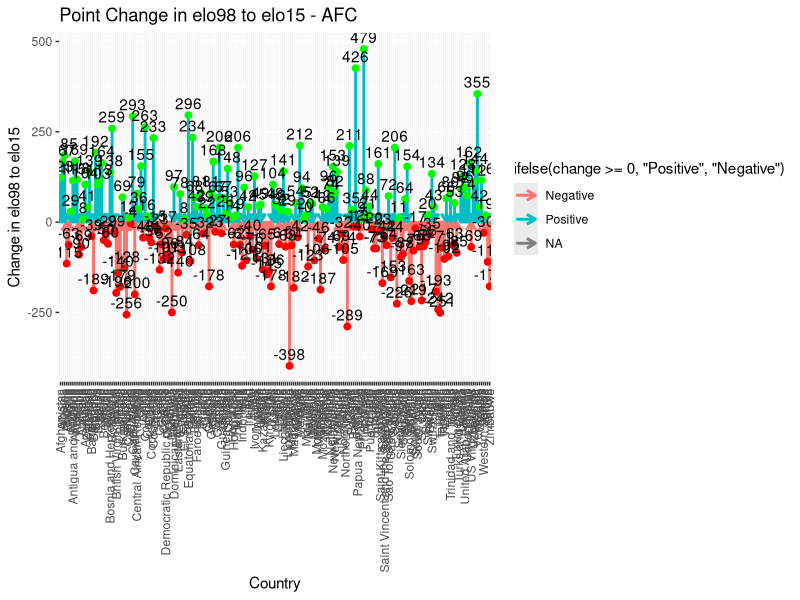
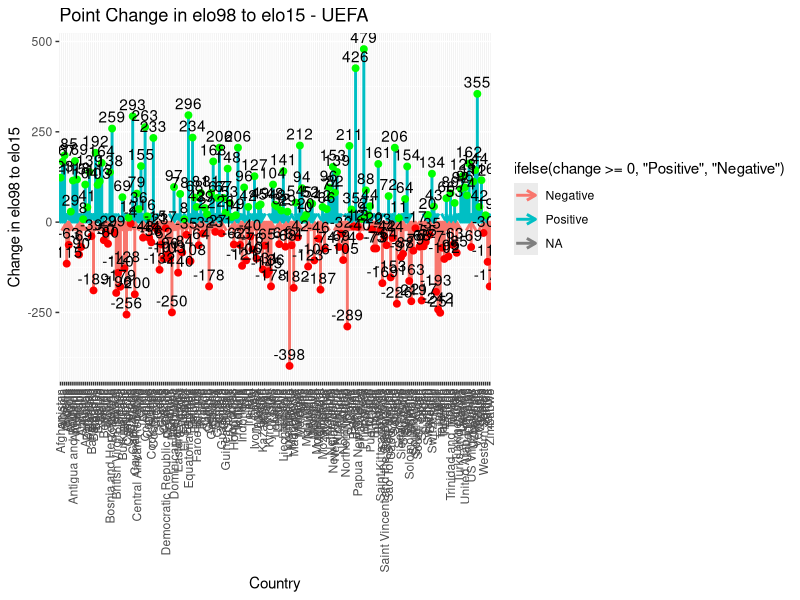
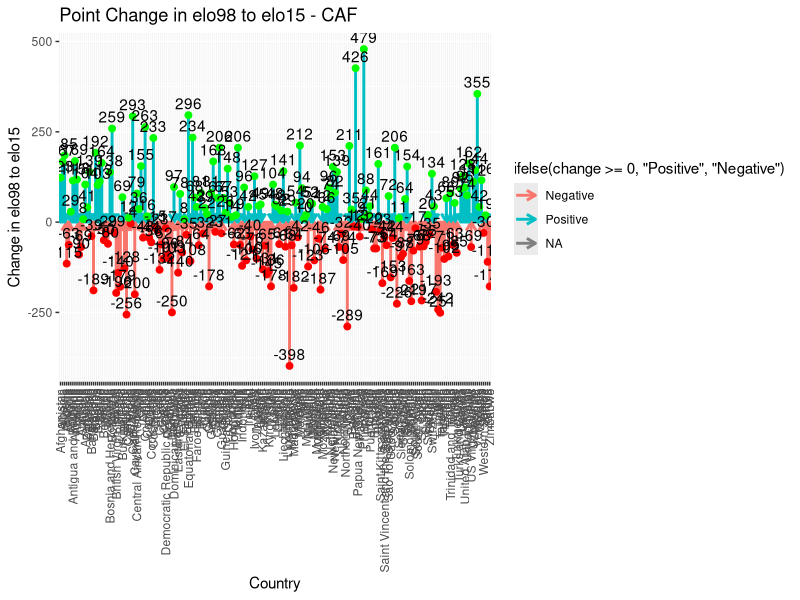
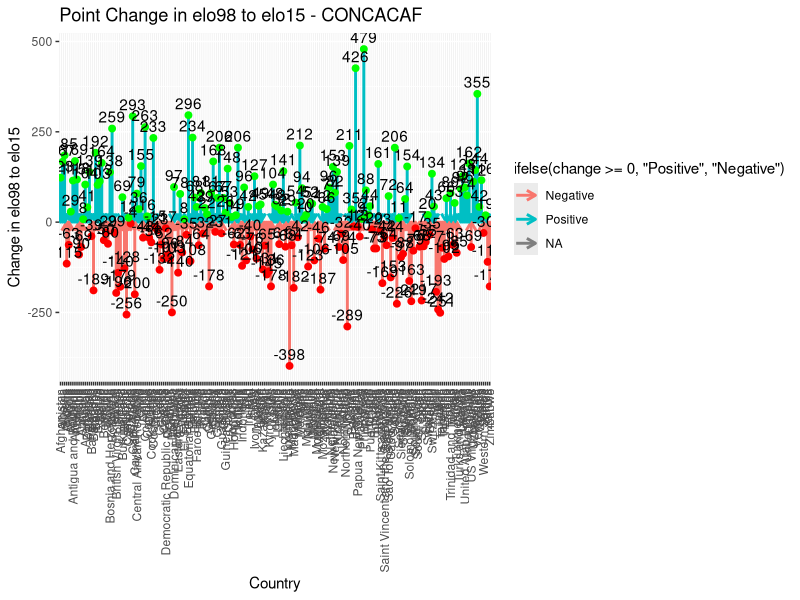
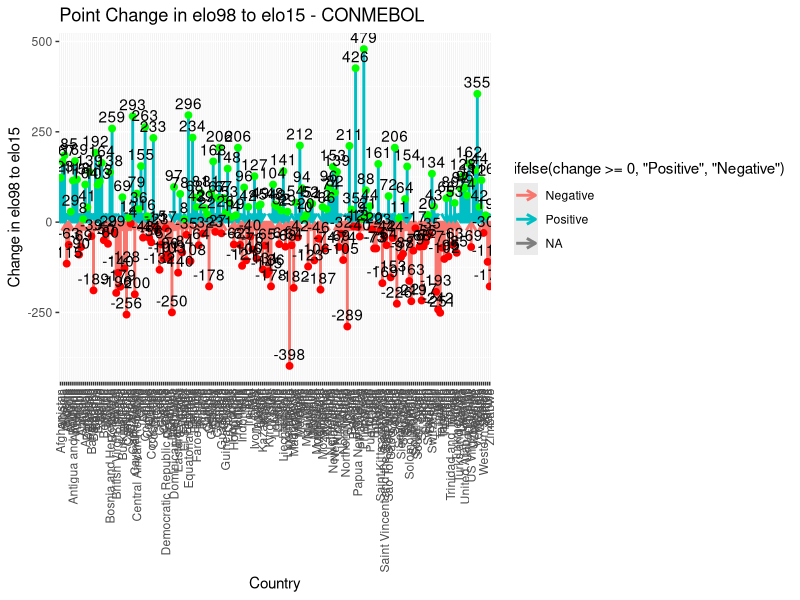
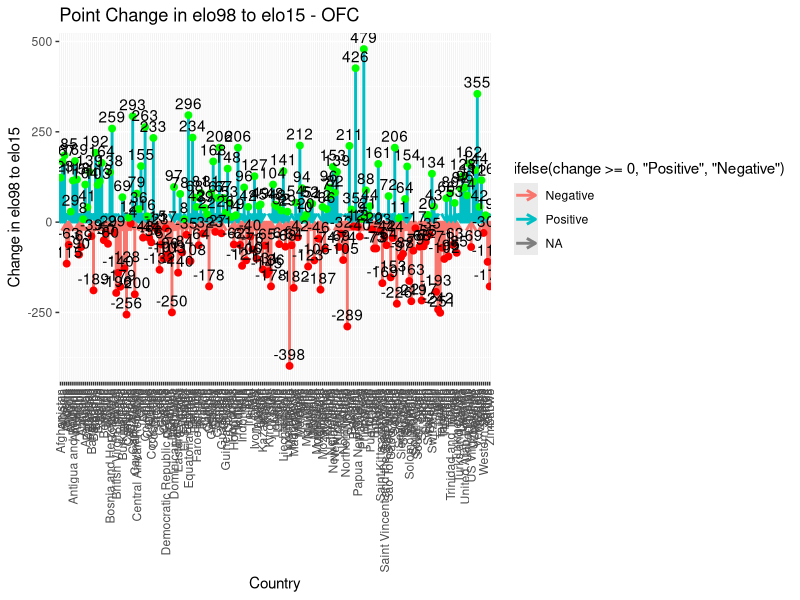
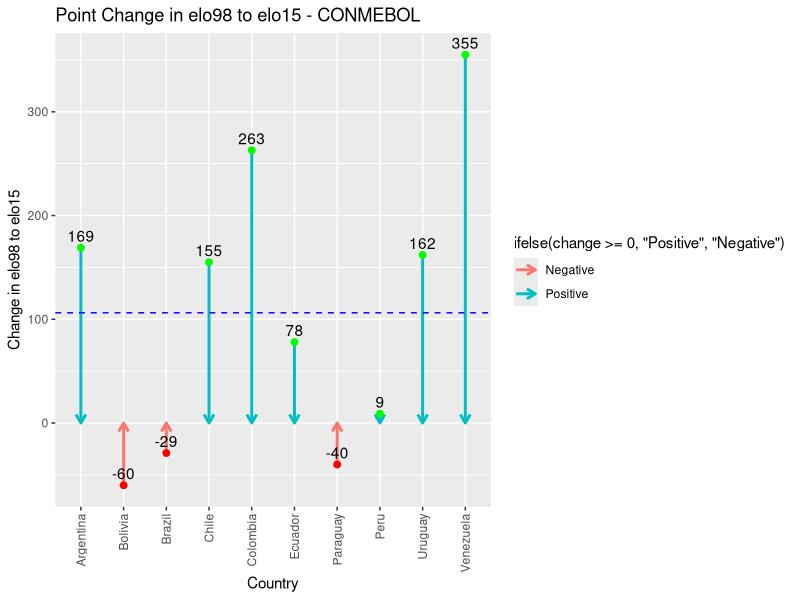
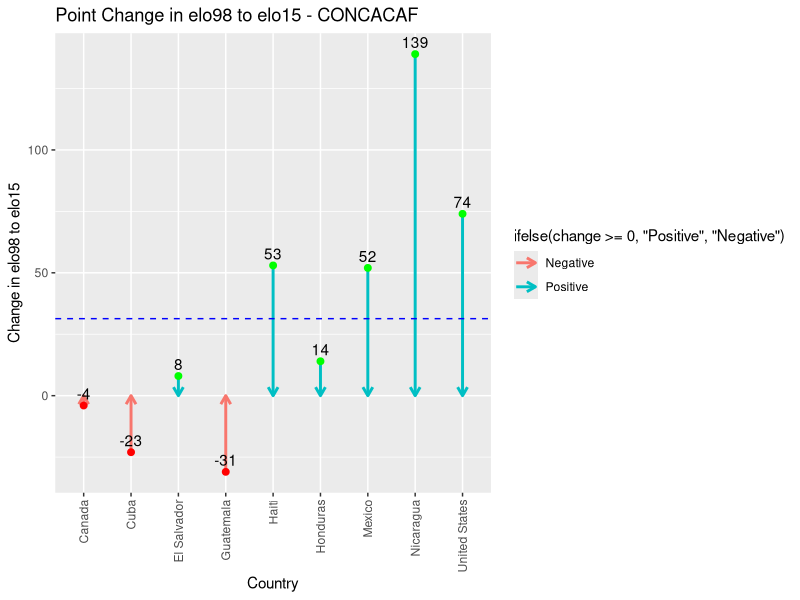

Reproduce these figures in R, in order. (Note: this script raises an error after producing the figures.)
## ---- chunk 1
library(ggplot2)

# Load the data
elodata <- read.csv("elo_blatter.csv")

# Calculate the point change in elo98 to elo15
elodata$change <- elodata$elo15 - elodata$elo98

# Function to create a graph for each confederation
create_confederation_graph <- function(confederation) {
  conf_data <- subset(elodata, confederation == confederation)
  conf_data <- conf_data[order(conf_data$country, decreasing = TRUE), ]  # Sort by descending alphabetical order
  
  # Calculate average change for the confederation
  avg_change <- mean(conf_data$change)
  
  # Create the plot
  p <- ggplot(conf_data, aes(x = country, y = change)) +
    geom_segment(aes(xend = country, yend = 0, color = ifelse(change >= 0, "Positive", "Negative")),
                 arrow = arrow(length = unit(0.25, "cm")), size = 1) +
    geom_point(color = ifelse(conf_data$change >= 0, "green", "red"), size = 2) +
    geom_text(aes(label = change), vjust = -0.5) +
    geom_hline(yintercept = avg_change, linetype = "dashed", color = "blue") +
    labs(title = paste("Point Change in elo98 to elo15 -", confederation),
         x = "Country", y = "Change in elo98 to elo15") +
    theme(axis.text.x = element_text(angle = 90, vjust = 0.5, hjust=1))
  
  print(p)
}

# Create graphs for each confederation
confederations <- unique(elodata$confederation)
for (conf in confederations) {
  create_confederation_graph(conf)
}
## ---- chunk 2
library(ggplot2)

# Load the data
elodata <- read.csv("elo_blatter.csv")

# Filter data for specified countries in each confederation
conmebol_countries <- c("Brazil", "Colombia", "Argentina", "Peru", "Venezuela", "Chile", "Ecuador", "Bolivia", "Paraguay", "Uruguay")
conmebol_data <- subset(elodata, confederation == "CONMEBOL" & country %in% conmebol_countries)

concacaf_countries <- c("United States", "Mexico", "Canada", "Guatemala", "Cuba", "Dominican Rep.", "Haiti", "Honduras", "El Salvador", "Nicaragua")
concacaf_data <- subset(elodata, confederation == "CONCACAF" & country %in% concacaf_countries)

afc_countries <- c("China", "India", "Indonesia", "Pakistan", "Bangladesh", "Japan", "Philippines", "Vietnam", "Iran", "Thailand")
afc_data <- subset(elodata, confederation == "AFC" & country %in% afc_countries)

uefa_countries <- c("Russia", "Germany", "Turkey", "France", "Italy", "England", "Ukraine", "Spain", "Poland", "Romania")
uefa_data <- subset(elodata, confederation == "UEFA" & country %in% uefa_countries)

caf_countries <- c("Nigeria", "Ethiopia", "Egypt", "Dem.Rep.Congo", "South Africa", "Tanzania", "Kenya", "Algeria", "Sudan", "Morocco")
caf_data <- subset(elodata, confederation == "CAF" & country %in% caf_countries)

ofc_countries <- c("Papua New Guinea", "New Zealand", "Fiji", "Solomon Islands", "New Caledonia", "Vanuatu", "Samoa", "Tahiti", "Tonga", "American Samoa")
ofc_data <- subset(elodata, confederation == "OFC" & country %in% ofc_countries)

# Combine filtered data
filtered_data <- rbind(conmebol_data, concacaf_data, afc_data, uefa_data, caf_data, ofc_data)

# Calculate the point change in elo98 to elo15
filtered_data$change <- filtered_data$elo15 - filtered_data$elo98

# Function to create a graph for each confederation
create_confederation_graph <- function(confederation, data) {
  conf_data <- data
  
  # Calculate average change for the confederation
  avg_change <- mean(conf_data$change)
  
  # Create the plot
  p <- ggplot(conf_data, aes(x = country, y = change)) +
    geom_segment(aes(xend = country, yend = 0, color = ifelse(change >= 0, "Positive", "Negative")),
                 arrow = arrow(length = unit(0.25, "cm")), size = 1) +
    geom_point(color = ifelse(conf_data$change >= 0, "green", "red"), size = 2) +
    geom_text(aes(label = change), vjust = -0.5) +
    geom_hline(yintercept = avg_change, linetype = "dashed", color = "blue") +
    labs(title = paste("Point Change in elo98 to elo15 -", confederation),
         x = "Country", y = "Change in elo98 to elo15") +
    theme(axis.text.x = element_text(angle = 90, vjust = 0.5, hjust=1))
  
  print(p)
}

# Create graphs for each confederation
confederations <- unique(filtered_data$confederation)
for (conf in confederations) {
  create_confederation_graph(conf, subset(filtered_data, confederation == conf))
}
## ---- chunk 3
library(ggplot2)

# Load the data
elodata <- read.csv("elo_blatter.csv")

# Filter data for specified countries in each confederation
conmebol_countries <- c("Brazil", "Colombia", "Argentina", "Peru", "Venezuela", "Chile", "Ecuador", "Bolivia", "Paraguay", "Uruguay")
conmebol_data <- subset(elodata, confederation == "CONMEBOL" & country %in% conmebol_countries)

concacaf_countries <- c("United States", "Mexico", "Canada", "Guatemala", "Cuba", "Dominican Rep.", "Haiti", "Honduras", "El Salvador", "Nicaragua")
concacaf_data <- subset(elodata, confederation == "CONCACAF" & country %in% concacaf_countries)

afc_countries <- c("China", "India", "Indonesia", "Pakistan", "Bangladesh", "Japan", "Philippines", "Vietnam", "Iran", "Thailand")
afc_data <- subset(elodata, confederation == "AFC" & country %in% afc_countries)

uefa_countries <- c("Russia", "Germany", "Turkey", "France", "Italy", "England", "Ukraine", "Spain", "Poland", "Romania")
uefa_data <- subset(elodata, confederation == "UEFA" & country %in% uefa_countries)

caf_countries <- c("Nigeria", "Ethiopia", "Egypt", "Dem.Rep.Congo", "South Africa", "Tanzania", "Kenya", "Algeria", "Sudan", "Morocco")
caf_data <- subset(elodata, confederation == "CAF" & country %in% caf_countries)

ofc_countries <- c("Papua New Guinea", "New Zealand", "Fiji", "Solomon Islands", "New Caledonia", "Vanuatu", "Samoa", "Tahiti", "Tonga", "American Samoa")
ofc_data <- subset(elodata, confederation == "OFC" & country %in% ofc_countries)

# Combine filtered data
filtered_data <- rbind(conmebol_data, concacaf_data, afc_data, uefa_data, caf_data, ofc_data)

# Calculate the point change in elo98 to elo15
filtered_data$change <- filtered_data$elo15 - filtered_data$elo98

# Function to create a graph for each confederation
create_confederation_graph <- function(confederation, data) {
  conf_data <- data
  
  # Create the plot
  p <- ggplot(conf_data, aes(x = elo98, y = country, xend = elo15, yend = country, color = ifelse(change >= 0, "Positive", "Negative"))) +
    geom_segment(arrow = arrow(length = unit(0.25, "cm")), size = 1) +
    geom_point(color = ifelse(conf_data$change >= 0, "green", "red"), size = 2) +
    labs(title = paste("Point Change in elo98 to elo15 -", confederation),
         x = "elo98", y = "Country") +
    scale_x_continuous(limits = c(500, 2000), breaks = seq(500, 2000, by = 500)) +
    theme_minimal() +
    theme(axis.text.x = element_text(angle = 90, vjust = 0.5, hjust=1))
  
  print(p)
}

# Create graphs for each confederation
confederations <- unique(filtered_data$confederation)
for (conf in confederations) {
  create_confederation_graph(conf, subset(filtered_data, confederation == conf))
}
## ---- chunk 4
library(ggplot2)
library(dplyr)

# Load the data
elodata <- read.csv("elo_blatter.csv")

# Filter data for specified countries in each confederation
conmebol_countries <- c("Brazil", "Colombia", "Argentina", "Peru", "Venezuela", "Chile", "Ecuador", "Bolivia", "Paraguay", "Uruguay")
conmebol_data <- subset(elodata, confederation == "CONMEBOL" & country %in% conmebol_countries)

concacaf_countries <- c("United States", "Mexico", "Canada", "Guatemala", "Cuba", "Dominican Rep.", "Haiti", "Honduras", "El Salvador", "Nicaragua")
concacaf_data <- subset(elodata, confederation == "CONCACAF" & country %in% concacaf_countries)

afc_countries <- c("China", "India", "Indonesia", "Pakistan", "Bangladesh", "Japan", "Philippines", "Vietnam", "Iran", "Thailand")
afc_data <- subset(elodata, confederation == "AFC" & country %in% afc_countries)

uefa_countries <- c("Russia", "Germany", "Turkey", "France", "Italy", "England", "Ukraine", "Spain", "Poland", "Romania")
uefa_data <- subset(elodata, confederation == "UEFA" & country %in% uefa_countries)

caf_countries <- c("Nigeria", "Ethiopia", "Egypt", "Dem.Rep.Congo", "South Africa", "Tanzania", "Kenya", "Algeria", "Sudan", "Morocco")
caf_data <- subset(elodata, confederation == "CAF" & country %in% caf_countries)

ofc_countries <- c("Papua New Guinea", "New Zealand", "Fiji", "Solomon Islands", "New Caledonia", "Vanuatu", "Samoa", "Tahiti", "Tonga", "American Samoa")
ofc_data <- subset(elodata, confederation == "OFC" & country %in% ofc_countries)

# Combine filtered data
filtered_data <- rbind(conmebol_data, concacaf_data, afc_data, uefa_data, caf_data, ofc_data)

# Calculate the point change in elo98 to elo15
filtered_data$change <- filtered_data$elo15 - filtered_data$elo98

# Calculate average changes for each confederation
conf_avg_changes <- filtered_data %>%
  group_by(confederation) %>%
  summarise(avg_change = mean(change, na.rm = TRUE))

# Function to create a graph for each confederation
create_confederation_graph <- function(confederation, data) {
  conf_data <- data
  avg_change <- conf_avg_changes$avg_change[conf_avg_changes$confederation == confederation]
  
  # Create the plot
  p <- ggplot(conf_data, aes(x = elo98, y = country, xend = elo15, yend = country, color = ifelse(change >= 0, "Positive", "Negative"))) +
    geom_segment(arrow = arrow(type = "closed", length = unit(0.25, "cm")), size = 1) +
    labs(title = paste("-", confederation),
         x = "Change in Elo", y = "Country") +
    scale_color_manual(values = c("Positive" = "green", "Negative" = "red")) +
    scale_x_continuous(limits = c(500, 2000), breaks = seq(500, 2000, by = 500)) +
    theme_minimal() +
    theme(axis.text.x = element_text(angle = 90, vjust = 0.5, hjust=1)) +
   annotate("text", x = 500, y = -Inf, vjust = 0, hjust = 0, label = paste("Average Change:", ifelse(avg_change > 0, "+", "-"), round(abs(avg_change), 2)), color = "grey")
  
  print(p)
}

# Create graphs for each confederation
confederations <- unique(filtered_data$confederation)
for (conf in confederations) {
  create_confederation_graph(conf, subset(filtered_data, confederation == conf))
}
## ---- chunk 5
knitr::include_graphics("BlatterGraph.png")
## ---- chunk 6
#Load the flextable package

library(flextable)

# Assuming your data frame is named elodata
# If not, replace elodata with the name of your data frame
# Assuming the first row of your data frame contains column names

# Create a flextable object
ft <- flextable(elodata)

# Display the flextable
ft
## ---- chunk 7
#Load the flextable package
library(flextable)

# Assuming your data frame is named elodata
# If not, replace elodata with the name of your data frame

# Subset the data frame to include only the desired columns
selected_columns <- c("country", "elo98", "elo15", "confederation")
subset_data <- elodata[selected_columns]

# Create a flextable object from the subsetted data frame
ft <- flextable(subset_data)

# Display the flextable
ft
## ---- chunk 8
# Load the flextable package
library(flextable)

# Filter the data frame to include only the relevant countries
selected_countries <- c("Brazil", "Colombia", "Argentina", "Peru", "Venezuela", 
                        "Chile", "Ecuador", "Bolivia", "Paraguay", "Uruguay",
                        "United States", "Mexico", "Canada", "Guatemala", "Cuba",
                        "Dominican Rep.", "Haiti", "Honduras", "El Salvador", "Nicaragua",
                        "China", "India", "Indonesia", "Pakistan", "Bangladesh",
                        "Japan", "Philippines", "Vietnam", "Iran", "Thailand",
                        "Russia", "Germany", "Turkey", "France", "Italy",
                        "England", "Ukraine", "Spain", "Poland", "Romania",
                        "Nigeria", "Ethiopia", "Egypt", "Dem. Rep. Congo", "South Africa",
                        "Tanzania", "Kenya", "Algeria", "Sudan", "Morocco",
                        "Papua New Guinea", "New Zealand", "Fiji", "Solomon Islands", "New Caledonia",
                        "Vanuatu", "Samoa", "Tahiti", "Tonga", "American Samoa")
filtered_data <- elodata[elodata$country %in% selected_countries,]

# Order the filtered data frame by confederation
ordered_data <- filtered_data[order(filtered_data$confederation),]

# Subset the ordered data frame to include only the desired columns
selected_columns <- c("country", "elo98", "elo15", "confederation")
subset_data <- ordered_data[selected_columns]

# Create a flextable object from the subsetted data frame
ft <- flextable(subset_data)

# Display the flextable
ft
## ---- chunk 9
library(flextable)

# Filter the data frame to include only the relevant countries
selected_countries <- c("Brazil", "Colombia", "Argentina", "Peru", "Venezuela", 
                        "Chile", "Ecuador", "Bolivia", "Paraguay", "Uruguay",
                        "United States", "Mexico", "Canada", "Guatemala", "Cuba",
                        "Dominican Rep.", "Haiti", "Honduras", "El Salvador", "Nicaragua",
                        "China", "India", "Indonesia", "Pakistan", "Bangladesh",
                        "Japan", "Philippines", "Vietnam", "Iran", "Thailand",
                        "Russia", "Germany", "Turkey", "France", "Italy",
                        "England", "Ukraine", "Spain", "Poland", "Romania",
                        "Nigeria", "Ethiopia", "Egypt", "Dem. Rep. Congo", "South Africa",
                        "Tanzania", "Kenya", "Algeria", "Sudan", "Morocco",
                        "Papua New Guinea", "New Zealand", "Fiji", "Solomon Islands", "New Caledonia",
                        "Vanuatu", "Samoa", "Tahiti", "Tonga", "American Samoa")
filtered_data <- elodata[elodata$country %in% selected_countries,]

# Order the filtered data frame by confederation
ordered_data <- filtered_data[order(filtered_data$confederation),]

# Subset the ordered data frame to include only the desired columns
selected_columns <- c("country", "elo98", "elo15", "confederation")
subset_data <- ordered_data[selected_columns]

# Change column names
colnames(subset_data) <- c("Country", "Elo in 1998", "Elo in 2015", "Confederation")

# Create a flextable object from the subsetted data frame
ft <- flextable(subset_data)

# Generate a logic vector based on whether Elo in 2015 is higher than Elo in 1998
logic_vector <- subset_data$`Elo in 2015` > subset_data$`Elo in 1998`

# Now, apply the conditional formatting
ft <- color(ft, i = logic_vector, part = "body", j = "Elo in 2015", color = "blue")
ft <- color(ft, i = !logic_vector, part = "body", j = "Elo in 2015", color = "red")

# Define colors for each confederation
confederation_colors <- c("lightyellow", "orange", "lavender", "pink", "cyan", "lightgreen", "tan")
confederation_levels <- unique(subset_data$Confederation)
confederation_logic_vector <- factor(subset_data$Confederation, levels = confederation_levels)

# Create a logic vector to identify the countries
country_logic_vector <- rep(TRUE, nrow(subset_data)) # Assuming all rows are countries

# Fill cells with light grey for countries
ft <- bg(ft, i = country_logic_vector, bg = "lightgrey")

# Create a vector of colors for each row based on confederation
cell_colors <- sapply(confederation_logic_vector, function(conf) {
  if (conf == "CAF") {
    return("lightyellow")
  } else if (conf == "CONMEBOL") {
    return("orange")
  } else if (conf == "CONCACAF") {
    return("lavender")
  } else if (conf == "UEFA") {
    return("pink")
  } else if (conf == "AFC") {
    return("cyan")
  } else if (conf == "OFC") {
    return("lightgreen")
  } else {
    return("tan")
  }
}, USE.NAMES = FALSE)

# Fill cells with colors based on confederation
for (i in 1:length(cell_colors)) {
  if (!is.na(cell_colors[i])) {
    ft <- bg(ft, i = i, j = "Confederation", bg = cell_colors[i])
  }
}

# Define logic vectors for variable names (column headers)
variable_names_logic_vector <- rep(TRUE, ncol(subset_data)) # Assuming all columns are variable names

# Fill cells with white for variable names
ft <- bg(ft, part = "header", bg = "white")

border <- fp_border_default()
vline(ft, j = c('Country', 'Elo in 2015'), border = border, part = "all")
